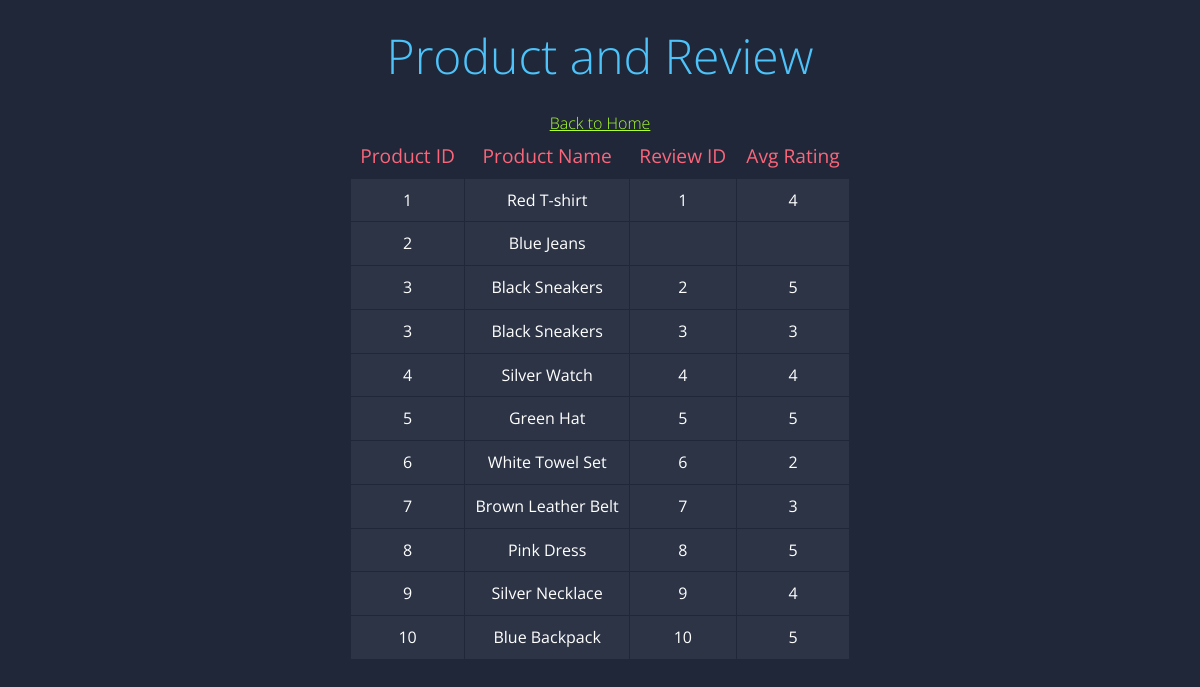
/query5.php, run on the app's committed database.
### tables this page shows
CREATE TABLE Review (
	  Review_ID INT PRIMARY KEY NOT NULL,
	  Stars_Rate INT NOT NULL,
	  Product_ID INT NOT NULL,
	  User_ID INT NOT NULL,
	  FOREIGN KEY (Product_ID) REFERENCES Product(Product_ID),
	  FOREIGN KEY (User_ID) REFERENCES User(User_ID)
);

CREATE TABLE Product (
  Product_ID INT PRIMARY KEY NOT NULL,
  Product_Name VARCHAR(50) NOT NULL,
  Product_Price DECIMAL(10,2) NOT NULL,
  Product_Category VARCHAR(50) NOT NULL,
  Product_Quantity INT NOT NULL,
  Manu_ID INT,
  Avg_Star_Rate DECIMAL(2,1) DEFAULT 0.0,
  FOREIGN KEY (Manu_ID) REFERENCES Manufacturer(Manu_ID)
);

### query5.php (the view, shortened to what this page needs)
<?php
$servername = "cssql.seattleu.edu";
$username = "bd_rwidjaja1";
$password = "3300rwidjaja1-Bvkw";
$dbname = "bd_rwidjaja1";
$conn = mysqli_connect($servername, $username, $password, $dbname);
$sql = "SELECT Product.Product_ID, Product.Product_Name, Review.Review_ID, Review.Stars_Rate
    FROM Review
    RIGHT OUTER JOIN Product ON Product.Product_ID = Review.Product_ID;";
$result = mysqli_query($conn, $sql);
?>
<!DOCTYPE html>
<html>
<head>
	<link rel="stylesheet" href="styles.css">
</head>
<body>
<div class="container">
		<h1>Product and Review</h1>
		<a href="home.html">Back to Home</a>
		<table>
			<tr>
				<th>Product ID</th>
				<th>Product Name</th>
				<th>Review ID</th>
        <th>Avg Rating</th>
			</tr>
			<?php while($row = mysqli_fetch_assoc($result)) { ?>
			<tr>
				<td><?php echo $row["Product_ID"]; ?></td>
				<td><?php echo $row["Product_Name"]; ?></td>
				<td><?php echo $row["Review_ID"]; ?></td>
        <td><?php echo $row["Stars_Rate"]; ?></td>
			</tr>
			<?php } ?>
		</table>
	</div>
</body>
</html>

### styles.css (style rules this page uses)
a { color:greenyellow }
body { font-family: 'Open Sans', sans-serif; font-weight: 300; line-height: 1.42em; color:#A7A1AE; background-color:#1F2739; }
h1 { font-size:3em; font-weight: 300; line-height:1em; text-align: center; color: #4DC3FA; }
table { margin: 0 auto; border-collapse: collapse; }
.container { margin: 0 auto; text-align: center; }
.container th { background-color: #1F2739; color: #FB667A; font-weight: normal; font-size: 1.2em; padding: 10px; }
.container td { background-color: #2C3446; color: #fff; font-weight: normal; font-size: 1em; padding: 10px; border: 1px solid #1F2739; }

### data on the page
review: Product_ID.Product_ID "1", Product_ID.Product_Name "Red T-shirt", Review_ID "1", Stars_Rate "4"
product: Product_ID "2", Product_Name "Blue Jeans"
review: Product_ID.Product_ID "3", Product_ID.Product_Name "Black Sneakers", Review_ID "2", Stars_Rate "5"
review: Product_ID.Product_ID "3", Product_ID.Product_Name "Black Sneakers", Review_ID "3", Stars_Rate "3"
review: Product_ID.Product_ID "4", Product_ID.Product_Name "Silver Watch", Review_ID "4", Stars_Rate "4"
review: Product_ID.Product_ID "5", Product_ID.Product_Name "Green Hat", Review_ID "5", Stars_Rate "5"
review: Product_ID.Product_ID "6", Product_ID.Product_Name "White Towel Set", Review_ID "6", Stars_Rate "2"
review: Product_ID.Product_ID "7", Product_ID.Product_Name "Brown Leather Belt", Review_ID "7", Stars_Rate "3"
review: Product_ID.Product_ID "8", Product_ID.Product_Name "Pink Dress", Review_ID "8", Stars_Rate "5"
review: Product_ID.Product_ID "9", Product_ID.Product_Name "Silver Necklace", Review_ID "9", Stars_Rate "4"
review: Product_ID.Product_ID "10", Product_ID.Product_Name "Blue Backpack", Review_ID "10", Stars_Rate "5"
